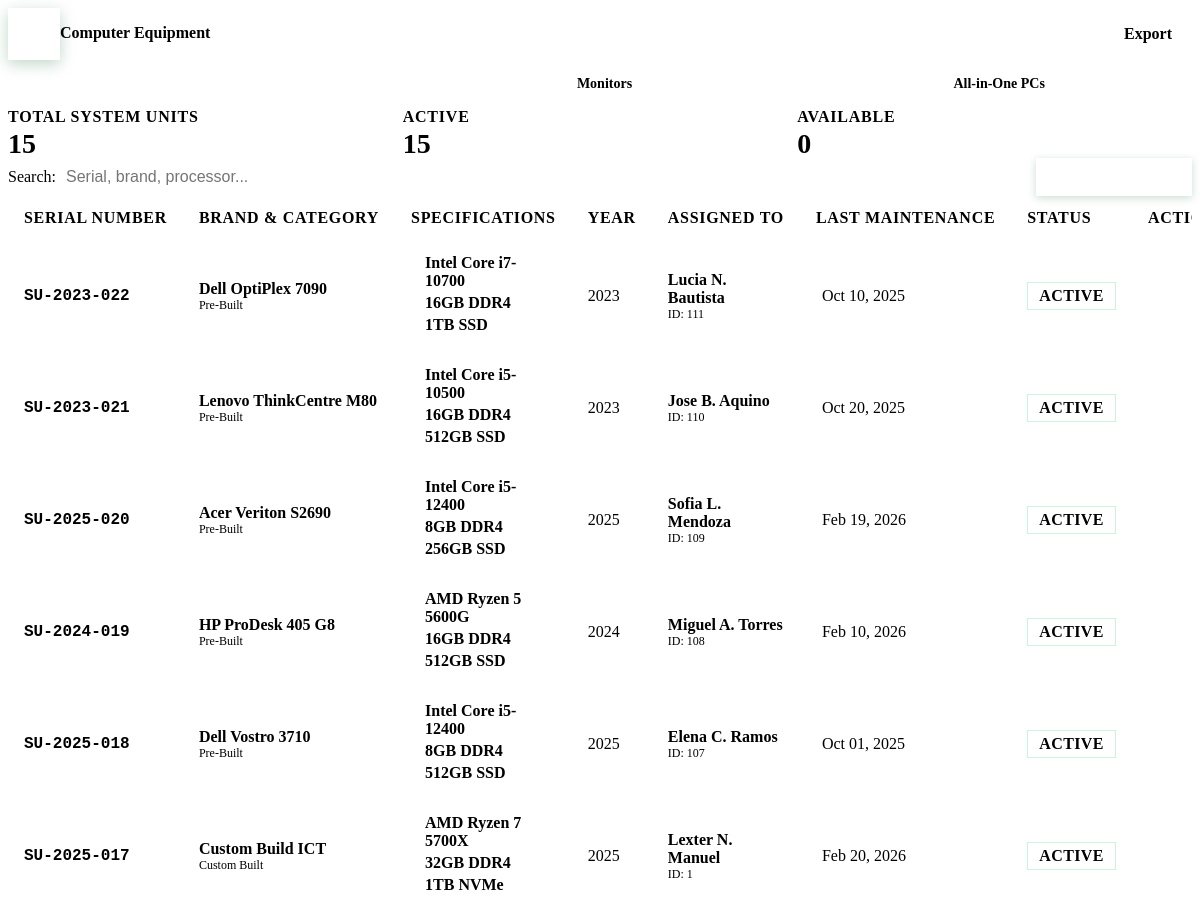
The app's page /modules/inventory/computer.php (upper part), older data.
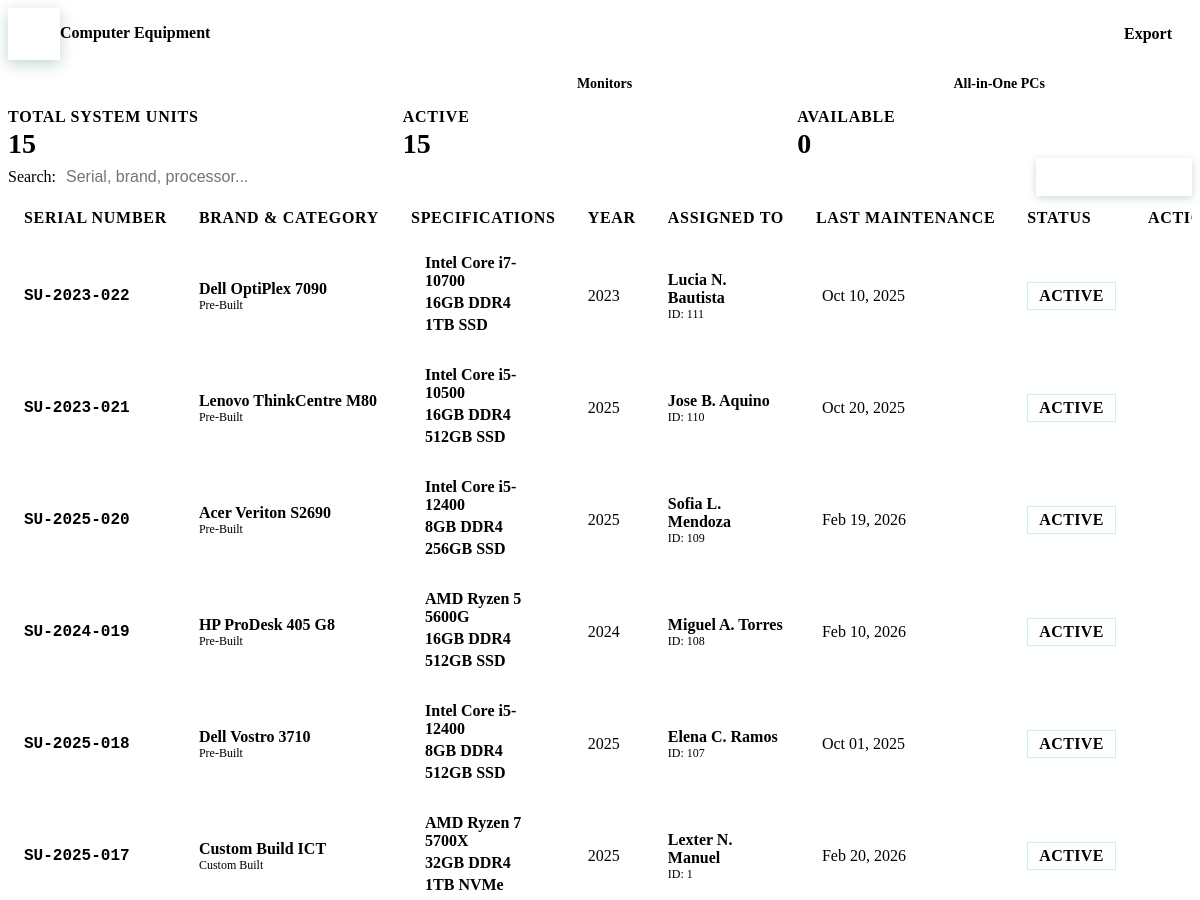
The same page, newer data.
### tables this page shows
CREATE TABLE `tbl_systemunit` (
  `systemunitId` int(11) NOT NULL,
  `systemUnitCategory` enum('Pre-Built','Custom Built') DEFAULT NULL,
  `systemUnitBrand` varchar(100) NOT NULL,
  `specificationProcessor` varchar(255) NOT NULL,
  `specificationMemory` varchar(255) NOT NULL,
  `specificationGPU` varchar(255) NOT NULL,
  `specificationStorage` varchar(255) NOT NULL,
  `systemUnitSerial` varchar(255) NOT NULL,
  `yearAcquired` year(4) DEFAULT NULL,
  `employeeId` int(11) DEFAULT NULL
);

CREATE TABLE `tbl_maintenance_schedule` (
  `scheduleId` int(11) NOT NULL,
  `equipmentType` varchar(50) NOT NULL COMMENT 'System Unit, Monitor, Printer, Laptop, etc.',
  `equipmentId` int(11) NOT NULL COMMENT 'ID from the specific equipment table',
  `maintenanceFrequency` enum('Monthly','Quarterly','Semi-Annual','Annual') NOT NULL DEFAULT 'Semi-Annual',
  `lastMaintenanceDate` date DEFAULT NULL COMMENT 'When was it last maintained?',
  `nextDueDate` date NOT NULL COMMENT 'When is next maintenance due?',
  `isActive` tinyint(1) DEFAULT 1,
  `createdAt` timestamp NOT NULL DEFAULT current_timestamp(),
  `updatedAt` timestamp NOT NULL DEFAULT current_timestamp() ON UPDATE current_timestamp()
);

### modules/inventory/computer.php (the view, shortened to what the changed rows need)
<?php
$db = getDB();
$stmtSU = $db->query("
    SELECT
        s.*,
        CONCAT_WS(' ', e.firstName, e.middleName, e.lastName) as employeeName, m.lastMaintenanceDate
    FROM tbl_systemunit s
    LEFT JOIN tbl_employee e ON s.employeeId = e.employeeId
    LEFT JOIN tbl_maintenance_schedule m ON (
        s.systemunitId = m.equipmentId
        AND (
            LOWER(TRIM(m.equipmentType)) = 'System Unit'
            OR m.equipmentType = '1'
        )
    )
    ORDER BY s.systemunitId DESC
");
$systemUnits = $stmtSU->fetchAll();
?>
<link rel="stylesheet" href="assets/css/inventory.css?v=<?php echo time()?>">
<link rel="stylesheet" href="assets/css/computer.css?v=<?php echo time()?>">
<div class="page-header">
    <div class="page-header-inner">
        <div>
            <h1 class="page-title">Computer Equipment</h1>
        </div>
    </div>
</div>
<div class="tab-content active" id="systemunits-tab">
    <div class="data-table">
        <table>
            <thead>
                <tr>
                    <th>Serial Number</th>
                    <th>Brand &amp; Category</th>
                    <th>Specifications</th>
                    <th>Year</th>
                    <th>Assigned To</th>
                    <th>Last Maintenance</th>
                    <th>Status</th>
                    <th>Actions</th>
                </tr>
            </thead>
            <tbody id="systemunitTableBody">
                <?php foreach ($systemUnits as $s): ?>
                <?php $status = $s['employeeId'] ? 'Active' : 'Available'; ?>
                <tr>
                    <td><span class="serial-number"><?php echo htmlspecialchars($s['systemUnitSerial']); ?></span></td>
                    <td>
                        <div style="font-weight:600;color:var(--text-dark)"><?php echo htmlspecialchars($s['systemUnitBrand']); ?></div>
                        <div style="font-size:12px;color:var(--text-light)"><i class="fas fa-tag"></i> <?php echo htmlspecialchars($s['systemUnitCategory'] ?? 'Pre-Built'); ?></div>
                    </td>
                    <td>
                        <div class="spec-item"><i class="fas fa-microchip"></i><span class="spec-value"><?php echo htmlspecialchars($s['specificationProcessor']); ?></span></div>
                        <div class="spec-item"><i class="fas fa-memory"></i><span class="spec-value"><?php echo htmlspecialchars($s['specificationMemory']); ?></span></div>
                        <div class="spec-item"><i class="fas fa-hdd"></i><span class="spec-value"><?php echo htmlspecialchars($s['specificationStorage']); ?></span></div>
                    </td>
                    <td><?php echo htmlspecialchars($s['yearAcquired'] ?? 'N/A'); ?></td>
                    <td>
                        <?php if ($s['employeeName']): ?>
                            <div style="font-weight:600;color:var(--text-dark)"><?php echo htmlspecialchars($s['employeeName']); ?></div>
                            <div style="font-size:12px;color:var(--text-light)">ID: <?php echo htmlspecialchars($s['employeeId']); ?></div>
                        <?php else: ?>
                            <span style="color:var(--text-light);font-style:italic">Unassigned</span>
                        <?php endif; ?>
                    </td>
                    <td>
                        <?php if (!empty($s['lastMaintenanceDate'])): ?>
                            <div class="maintenance-info"><i class="fas fa-tools"></i><?php echo date('M d, Y', strtotime($s['lastMaintenanceDate'])); ?></div>
                        <?php else: ?>
                            <span class="text-muted"><i class="fas fa-clock"></i> No record</span>
                        <?php endif; ?>
                    </td>
                    <td><span class="status-badge status-<?php echo strtolower($status); ?>"><?php echo $status; ?></span></td>
                    <td>
                        <div class="action-buttons">
                            <button class="btn-icon" title="Edit" onclick="editSystemUnit(<?php echo $s['systemunitId']; ?>)"><i class="fas fa-edit"></i></button>
                            <button class="btn-icon btn-danger" title="Delete" onclick="deleteSystemUnit(<?php echo $s['systemunitId']; ?>)"><i class="fas fa-trash"></i></button>
                        </div>
                    </td>
                </tr>
                <?php endforeach; ?>
            </tbody>
        </table>
    </div>
</div>

Row changes from the older to the newer data that the page shows:
changed tbl_systemunit "SU-2023-021": yearAcquired "2023" → "2025"
